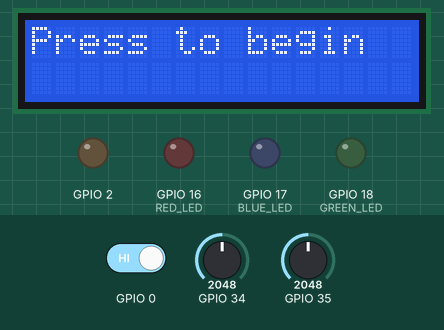
Simulated run of this sketch. Board: ESP32. Parts: 16×2 character LCD, output pins drawn as LEDs (lit = HIGH). The test bench sets the inputs (shaded band); at power-on: GPIO 0 HIGH, GPIO 34 = 2048, GPIO 35 = 2048. Nothing arrives over Bluetooth unless stated; what the sketch prints to the serial monitor is not drawn.

Above: at 0.8 s.
0.9 s: GPIO 0 driven LOW
At 2.1 s:
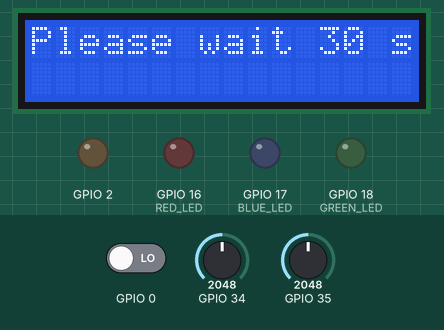
At 32.0 s:
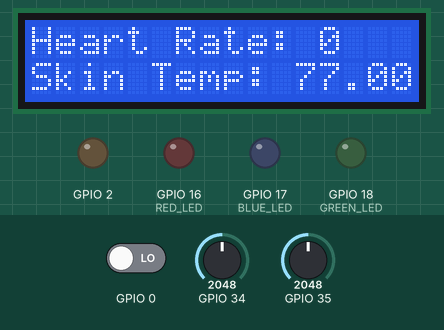
Timing chart, 0 to 32.5 s (numbered marks = the images above; inputs shaded):
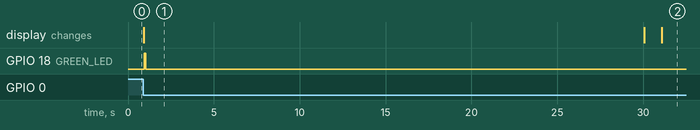

The sketch:

esp32_hr2.ino
```cpp
#include "BluetoothSerial.h"
#include <Wire.h>
#include "LiquidCrystal_I2C.h"

#define MAX_SAFE_HR 100
#define MIN_SAFE_HR 40

#define THRESHOLD 85
#define POLLING_RATE 100 // Hz
#define DEBOUNCE_INTERVAL 300 // ms
#define BLINK_INTERVAL 300 // ms
#define RED_LED 16
#define BLUE_LED 17
#define GREEN_LED 18
#define ONBOARD_LED 2

#define BETA 3435.0
#define NOMINAL_TEMP 298.15

const float inv_beta = 1/BETA;
const float inv_nominal_temp = 1/NOMINAL_TEMP;
LiquidCrystal_I2C lcd(0x3F,16,2);

BluetoothSerial ESP_BT;

int sample_period = 1000000/POLLING_RATE;

int tempsum, average;
bool pulse_tracking = false;
int last_beat = 0;
volatile int record[30] = {0};
volatile int record_index = 0;

volatile int led_number = GREEN_LED;

int values[100];
int values_index = 0;

unsigned long blink_time = 0;

// Core 0 Interrupt thread
hw_timer_t * timer = NULL;
void IRAM_ATTR onTimer(){
  int reading = analogRead(35);
  values[values_index] = reading;
  values_index++;
  // If the index has reached 99, this is only possible if a second has passed
  if(values_index == 99){
    record_index++;
    record_index%=30;
    record[record_index] = 0;
  }
  values_index %= 100;
  tempsum = 0;
  for(int i = 0; i < 100; i++) tempsum += values[i];
  average = tempsum / 100;
  if(reading > average + THRESHOLD && millis() > last_beat + DEBOUNCE_INTERVAL){
    pulse_tracking = true;
    digitalWrite(led_number, HIGH);
    blink_time = millis();
  }
  else if(pulse_tracking){
    pulse_tracking = false;
    last_beat = millis();
    record[record_index]++;
    digitalWrite(led_number, LOW);
  }
  // So far, motion distorts the signal, how should we account for this?
}

void setup() {
  // put your setup code here, to run once:
  Serial.begin(115200);

  ESP_BT.begin("ESP32_HR");
  ESP_BT.println("BT ready");

  lcd.init();
  lcd.backlight();
  lcd.clear();
  lcd.print("Press to begin");

  // Just follow pulse until BOOT button is pressed, this lets user get device on wrist
  //  before the ESP reads garbage data
  while(digitalRead(0)){}

  lcd.clear();
  lcd.print("Please wait 30 seconds");

  timer = timerBegin(0, 80, true);
  timerAttachInterrupt(timer, &onTimer, true);
  timerAlarmWrite(timer, sample_period, true);
  timerAlarmEnable(timer);

  pinMode(2, OUTPUT);
  pinMode(RED_LED, OUTPUT);
  pinMode(GREEN_LED, OUTPUT);
  pinMode(BLUE_LED, OUTPUT);

  for(int i = 0; i < 100; i++){
    values[i] = analogRead(35);
    delay(1);
  }
}

bool thirty_passed = false;

void loop() {
  // put your main code here, to run repeatedly:
  delay(1000);
  if(record_index == 29) thirty_passed = true;
  int sum = 0;
  for(int i = 0; i < 30; i++) sum += record[i];
  int hr = sum*2;
  if(thirty_passed == true){
    // Various forms of output: LED, Bluetooth, LCD, and Serial
    if(hr > MAX_SAFE_HR || hr < MIN_SAFE_HR) led_number = RED_LED;
    else led_number = GREEN_LED;
    ESP_BT.print("Pulse rate is: ");
    ESP_BT.println(hr);
    lcd.clear();
    lcd.print("Heart Rate: ");
    lcd.print(hr);
    lcd.setCursor(0,1);
    float inv_reading = 4096./analogRead(34);
    float kelvin = 1/((inv_beta*log(inv_reading-1))+inv_nominal_temp);
    float fahrenheit = 1.8*(kelvin-273.15)+32;
    lcd.print("Skin Temp: ");
    lcd.print(fahrenheit);
    ESP_BT.print("Temperature is: ");
    ESP_BT.println(fahrenheit);
    Serial.println(hr);
  }
}
```

Measured:
- after the input at 0.9 s, GPIO 18 (GREEN_LED): LOW → HIGH at once, → LOW 0.10 s later; the display: changes at once (image 1)
- what the display in image 1 shows lasts 29.2 s, from 0.9 s to 30.1 s
